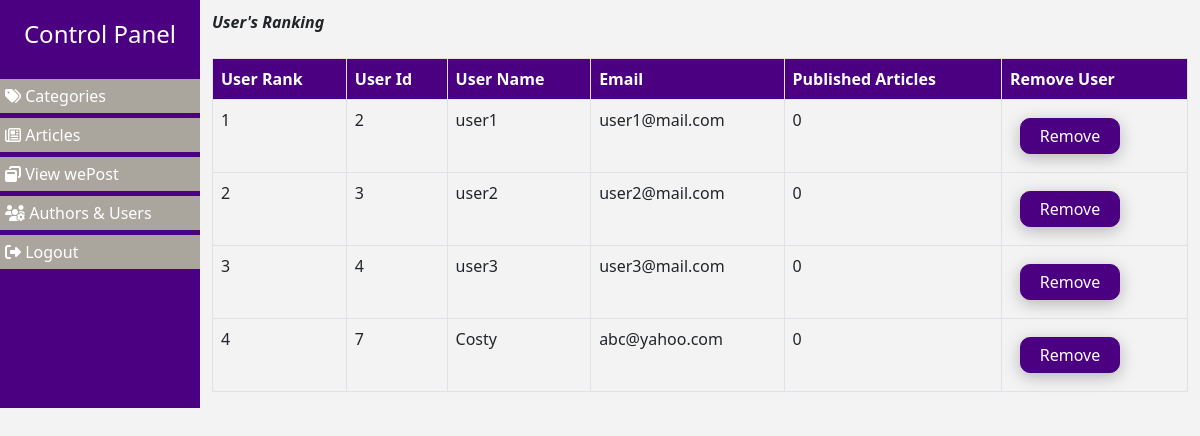
Screenshot of /allUsers.php (signed in) with the database file from the repository.
### tables this page shows
CREATE TABLE `user` (
  `id` int(11) NOT NULL,
  `name` varchar(70) NOT NULL,
  `email` varchar(300) NOT NULL,
  `publishedPosts` int(100) NOT NULL,
  `password` varchar(50) NOT NULL
);

### allUsers.php (the view, shortened to what this page needs)
<?php
include ('include/header.php');
include ('include/connection.php');
if(!isset($_SESSION['id'])) {
    echo "<div class='alert alert-danger'>" . "You need authentication to get to this page!" . "</div>";
    header('REFRESH:3;URL=login.php');
}
else{
    ?>
    <div class="content">
        <div class="container-fluid">
            <div class="row">
                <div class="col-md-2" id="side-area">
                    <h4>Control Panel</h4>
                    <ul>
                        <li>
                            <a href="categories.php">
                                <span><i class="fas fa-tags"></i></span>
                                <span>Categories</span>
                            </a>
                        </li>
                        <li data-bs-toggle="collapse" data-bs-target="#menu">
                            <a href="#">
                                <span><i class="far fa-newspaper"></i></span>
                                <span>Articles</span>
                            </a>
                        </li>
                        <li>
                            <a href="indexADM.php" target="_blank">
                                <span><i class="fas fa-window-restore"></i></span>
                                <span>View wePost</span>
                            </a>
                        </li>
                        <li data-bs-toggle="collapse" data-bs-target="#menu1">
                            <a href="#">
                                <span><i class="fas fa-users-cog"></i></span>
                                <span>Authors & Users</span>
                            </a>
                        </li>
                        <li>
                            <a href="logout.php">
                                <span><i class="fas fa-sign-out-alt"></i></span>
                                <span>Logout</span>
                            </a>
                        </li>
                    </ul>
                </div>
                <div class="col-md-10" id="main-aria">
                    <label><b><i> User's Ranking</i></b></label>
                    <div class="display-authors mt-4">
                        <table class="table table-bordered">
                            <tr>
                                <th>User Rank</th>
                                <th>User Id</th>
                                <th>User Name</th>
                                <th>Email</th>
                                <th>Published Articles</th>
                                <th>Remove User</th>
                            </tr>
                            <?php
                            $query = "SELECT * FROM user ORDER BY publishedPosts desc ";
                            $res = mysqli_query($conn,$query);
                            $n = 0;
                            while ($row = mysqli_fetch_assoc($res)){
                                $n++;
                                ?>
                                <tr>
                                    <td><?php echo $n; ?></td>
                                    <td><?php echo $row['id']; ?></td>
                                    <td><?php echo $row['name']; ?></td>
                                    <td><?php echo $row['email']; ?></td>
                                    <td><?php echo $row['publishedPosts']; ?></td>
                                    <td><a href="allUsers.php?id=<?php echo $row['id']; ?>" onclick="return confirm('Are you sure you want to Remove User (<?php echo $row['name']; ?>) ?')"><button class="btn-custom">Remove</button></a></td>
                                </tr>
                                <?php
                            }
                            ?>
                        </table>
                    </div>
                </div>
            </div>
        </div>
    </div>
    <?php
}
?>
<?php
include ('include/footer.php');
?>

### include/header.php (shortened to what this page needs)
<!doctype html>
<html lang="en">
<head>
    <link rel="stylesheet" href="css/bootstrap.min.css">
    <link rel="stylesheet" href="css/dashboard.css">
</head>
<body>

### include/footer.php (shortened to what this page needs)
</body>
</html>

### css/dashboard.css (style rules this page uses)
:root { --first-color:#4B0082; --second-color:#aaa69d; }
a,a:hover { text-decoration: none; }
body { background: #f3f3f3; }
#side-area { background: var(--first-color); color: #FFFFFF; padding: 20px 0; }
#side-area h4 { text-align: center; }
#side-area ul { margin: 30px 0; list-style: none; padding: 0; }
#side-area ul li { background: var(--second-color); margin-bottom: 5px; padding: 5px; }
#side-area ul li a { color: #FFFFFF; }
#main-aria { margin-top: 10px; }
.btn-custom { background: var(--first-color); color: #FFFFFF; cursor: default; border: 1px solid var(--first-color); padding: 5px 10px; width: 100px; border-radius: 10px; box-shadow: 0 4px 16px rgba(0,0,0,.25); margin: 10px; }
.display-authors table tr:first-child { background: var(--first-color); color: #FFFFFF; }

### rows the page displays
user: id "2", name "user1", email "user1@mail.com", publishedPosts "0"
user: id "3", name "user2", email "user2@mail.com", publishedPosts "0"
user: id "4", name "user3", email "user3@mail.com", publishedPosts "0"
user: id "7", name "Costy", email "abc@yahoo.com", publishedPosts "0"
